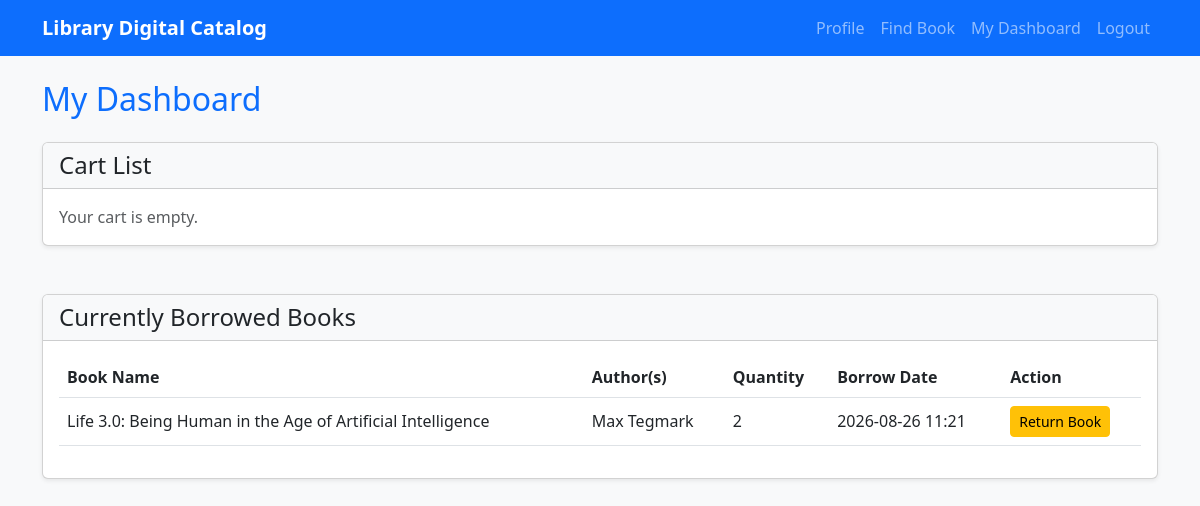
/library/dashboard/ (signed in), run on the app's committed database.
### library/models.py (models this page shows, shortened)
class BorrowedBook(models.Model):
    user = models.ForeignKey(settings.AUTH_USER_MODEL, on_delete=models.CASCADE, related_name='borrowed_books')
    book = models.ForeignKey(Book, on_delete=models.CASCADE)
    quantity = models.PositiveIntegerField()
    borrow_date = models.DateTimeField(auto_now_add=True)

### catalog/models.py (models this page shows, shortened)
class Book(models.Model):
    name = models.CharField(max_length=255)
    authors = models.ManyToManyField(Author, related_name='books')
    total_quantity = models.PositiveIntegerField(default=0)
    available_quantity = models.PositiveIntegerField(default=0)
    room_no = models.CharField(max_length=50)
    shelf_no = models.CharField(max_length=50)
    row = models.CharField(max_length=50)
    column = models.CharField(max_length=50)

class Author(models.Model):
    name = models.CharField(max_length=255, unique=True)

### library/views.py (the view)
# urls.py: path('dashboard/', views.user_dashboard, name='user_dashboard'),
@login_required
def user_dashboard(request):
    if request.user.is_admin_role:
        return redirect('admin_dashboard')
    cart, created = Cart.objects.get_or_create(user=request.user)
    cart_items = cart.items.all()
    borrowed_books = request.user.borrowed_books.all().order_by('-borrow_date')
    return render(request, 'library/user_dashboard.html', {
        'cart_items': cart_items,
        'borrowed_books': borrowed_books
    })

### templates/library/user_dashboard.html (shortened to what this page needs)
{% extends 'base.html' %}
{% block content %}
<div class="row">
    <div class="col-md-12">
        <h2 class="mb-4 text-primary">My Dashboard</h2>
        <div class="card shadow-sm mb-5">
            <div class="card-header bg-light">
                <h4 class="mb-0">Cart List</h4>
            </div>
            <div class="card-body">
                {% if cart_items %}
                    <table class="table table-hover align-middle">
                        <thead>
                            <tr>
                                <th>Book</th>
                                <th>Author(s)</th>
                                <th>Quantity</th>
                                <th>Action</th>
                            </tr>
                        </thead>
                        <tbody>
                            {% for item in cart_items %}
                                <tr>
                                    <td>{{ item.book.name }}</td>
                                    <td>
                                        {% for author in item.book.authors.all %}
                                            {{ author.name }}{% if not forloop.last %}, {% endif %}
                                        {% endfor %}
                                    </td>
                                    <td>
                                        <div class="btn-group" role="group">
                                            <form method="post" action="{% url 'update_cart' item.id 'decrease' %}" class="d-inline">
                                                {% csrf_token %}
                                                <button type="submit" class="btn btn-sm btn-outline-secondary">-</button>
                                            </form>
                                            <button type="button" class="btn btn-sm btn-light" disabled>{{ item.quantity }}</button>
                                            <form method="post" action="{% url 'update_cart' item.id 'increase' %}" class="d-inline">
                                                {% csrf_token %}
                                                <button type="submit" class="btn btn-sm btn-outline-secondary">+</button>
                                            </form>
                                        </div>
                                    </td>
                                    <td>
                                        <form method="post" action="{% url 'remove_from_cart' item.id %}">
                                            {% csrf_token %}
                                            <button type="submit" class="btn btn-sm btn-danger">Remove</button>
                                        </form>
                                    </td>
                                </tr>
                            {% endfor %}
                        </tbody>
                    </table>
                    <div class="d-flex justify-content-end mt-4">
                        <form method="post" action="{% url 'request_borrow' %}">
                            {% csrf_token %}
                            <button type="submit" class="btn btn-primary btn-lg">Request for Borrow</button>
                        </form>
                    </div>
                {% else %}
                    <p class="text-muted mb-0">Your cart is empty.</p>
                {% endif %}
            </div>
        </div>
        <div class="card shadow-sm">
            <div class="card-header bg-light">
                <h4 class="mb-0">Currently Borrowed Books</h4>
            </div>
            <div class="card-body">
                {% if borrowed_books %}
                    <table class="table table-hover align-middle">
                        <thead>
                            <tr>
                                <th>Book Name</th>
                                <th>Author(s)</th>
                                <th>Quantity</th>
                                <th>Borrow Date</th>
                                <th>Action</th>
                            </tr>
                        </thead>
                        <tbody>
                            {% for record in borrowed_books %}
                                <tr>
                                    <td>{{ record.book.name }}</td>
                                    <td>
                                        {% for author in record.book.authors.all %}
                                            {{ author.name }}{% if not forloop.last %}, {% endif %}
                                        {% endfor %}
                                    </td>
                                    <td>{{ record.quantity }}</td>
                                    <td>{{ record.borrow_date|date:"Y-m-d H:i" }}</td>
                                    <td>
                                        <form method="post" action="{% url 'request_return' record.id %}">
                                            <button type="submit" class="btn btn-sm btn-warning">Return Book</button>
                                        </form>
                                    </td>
                                </tr>
                            {% endfor %}
                        </tbody>
                    </table>
                {% else %}
                    <p class="text-muted mb-0">You currently have no borrowed books.</p>
                {% endif %}
            </div>
        </div>
    </div>
</div>
{% endblock %}

### templates/base.html (style rules this page uses)
body { background-color: #f8f9fa; }

### data on the page
BorrowedBook: book.name "Life 3.0: Being Human in the Age of Artificial Intelligence", quantity "2", borrow_date "2026-08-26 11:21"
Author: name "Max Tegmark"
